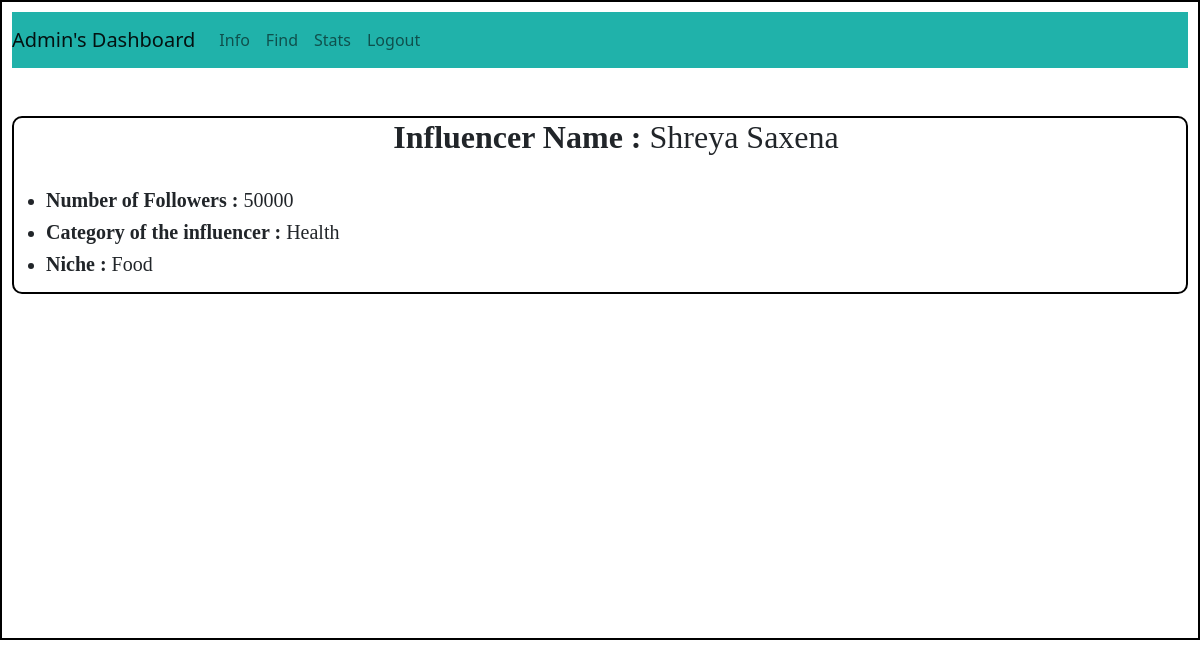
Screenshot of /admin/view/user/2 with the database file from the repository.
### backend/models.py (models this page shows)
class User(db.Model):
    __tablename__ = "user"
    id = db.Column(db.Integer, primary_key = True, nullable = False, autoincrement = True)
    email = db.Column(db.String, nullable = False)
    full_name = db.Column(db.String, nullable = False)
    search_name = db.Column(db.String, nullable = False, default="null")
    user_name = db.Column(db.String, unique = True, nullable = False)
    pwd = db.Column(db.String, nullable = False, default="null")
    category = db.Column(db.String, nullable = False, default="null")
    niche = db.Column(db.String, nullable = False, default="null")
    followers = db.Column(db.Integer, nullable=False, default = 0)
    type = db.Column(db.String, nullable = False, default = "general")
    is_flagged = db.Column(db.String, nullable=False, default="False")
    ad_request = db.relationship("Ad_request", cascade="all, delete", backref="user")

### backend/controllers.py (the view)
@app.route('/admin/view/user/<int:i_id>')
def admin_view_user(i_id):
    user = User.query.get(i_id)
    return render_template("admin_users_view.html", user=user)

### templates/admin_users_view.html (shortened to what this page needs)
<!DOCTYPE html>
<html lang="en">
<head>
    <link rel="stylesheet" href = "/static/dashboardstyle.css">
    <link href="https://cdn.jsdelivr.net/npm/bootstrap@5.0.2/dist/css/bootstrap.min.css" rel="stylesheet">
</head>
<body>
    <div id = "container-admin-view">
      <nav class="navbar navbar-expand-lg navbar-light " style="background-color: lightseagreen;">
        <a class="navbar-brand" href="#">Admin's Dashboard</a>
        <div class="collapse navbar-collapse" id="navbarNav">
          <ul class="navbar-nav">
            <li class="nav-item active">
              <a class="nav-link" href="/admin/dashboard/info"> Info </a>
            </li>
            <li class="nav-item active">
              <a class="nav-link" href="/admin/dashboard/find"> Find</a>
            </li>
            <li class="nav-item active">
              <a class="nav-link" href="#"> Stats </a>
            </li>
            <li class="nav-item">
              <a class="nav-link" href="/login"> Logout</a>
            </li>
          </nav><br><br>
          <div id="main-admin" >
            <ul>
                <div style="text-align: center;">
                   <h2 style="font-family: 'Times New Roman', Times, serif;"><strong>Influencer Name : </strong> {{ user.full_name }}</h2><br>
               </div>
                  <li>
                    <h5 style="font-family: 'Times New Roman', Times, serif;"><strong>Number of Followers :</strong> {{ user.followers }} </h5>
                  </li>
                  <li>
                    <h5 style="font-family: 'Times New Roman', Times, serif;"><strong>Category of the influencer :</strong> {{ user.category }}</h5>
                  </li>
                  <li>
                    <h5 style="font-family: 'Times New Roman', Times, serif;"><strong>Niche :</strong> {{ user.niche }}</h5>
                  </li>
              </ul>
          </div>

### static/dashboardstyle.css (style rules this page uses)
* { margin: 0%; padding: 0%; }
#container-admin-view { border: 2px solid black; padding: 10px; height: 640px; }
#main-admin { border: 2px solid black; border-radius: 10px; }

### rows the page displays
User: full_name "Shreya Saxena", followers "50000", category "Health", niche "Food"
